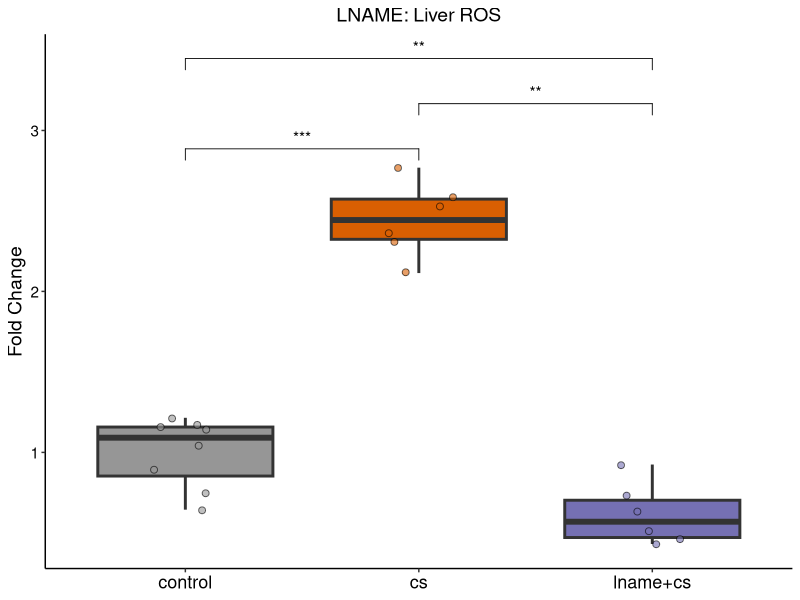
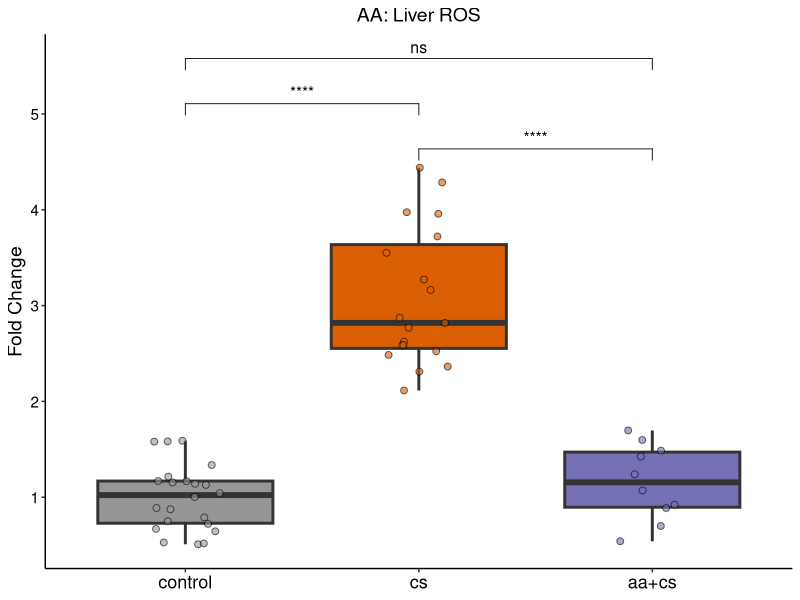
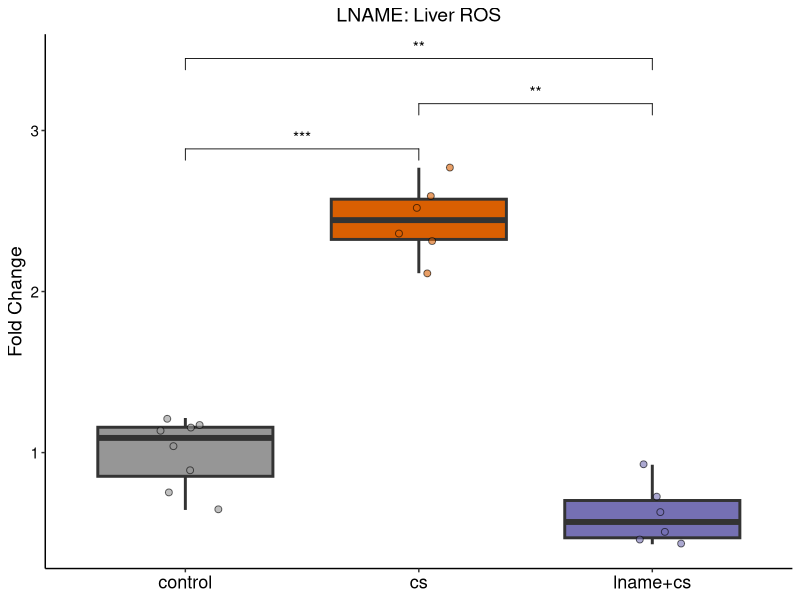
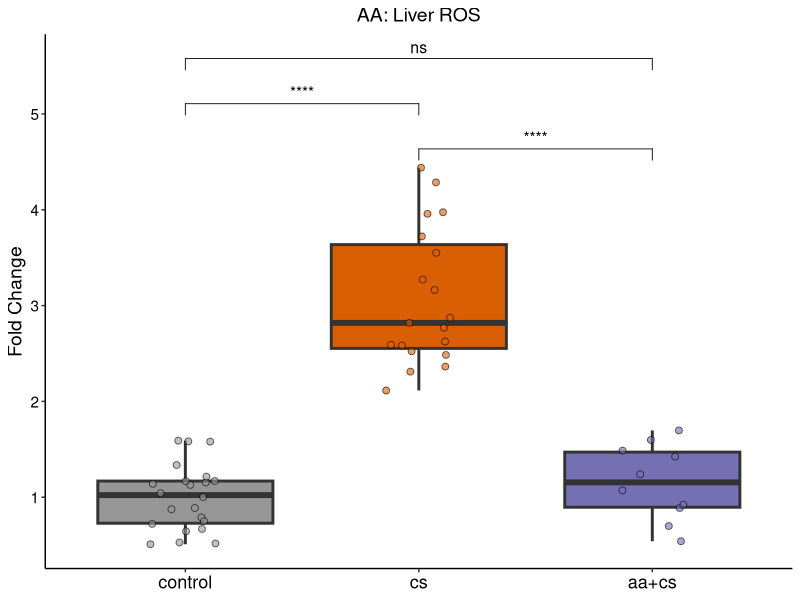

These charts were generated, in order, by the following R code:
####################
# Vascular resilience
# Liver ROS quantification: mouse
###################

# In this script, we produce box plots for ROS quantification of AA and L-NAME treated mice, and compare groups using the wilcoxon test.

# Setup -------------------------------------------------------------------
setwd(dirname(rstudioapi::getActiveDocumentContext()$path))

# load packages
library(plyr)
library(tidyverse)
library(ggpubr)
library(RColorBrewer)

# load data
ros <- read.csv("../../Rdata/Mouse/hist_ros.csv")

# set output
output.dir <- "../../Figures/mouse/boxplots/"


# Set plotting aesthetics -------------------------------------------------

box.theme <- theme(panel.grid = element_blank(),
                   axis.text = element_text(size = 11, colour = "black"),
                   strip.text = element_text(size = 14),
                   axis.title = element_text(size = 14),
                   axis.title.x = element_blank(),
                   legend.position = "none",
                   axis.text.x = element_text(size = 13),
                   plot.title = element_text(size = 14, hjust = 0.5))

# colours
cols <- brewer.pal(n = 4, "Dark2")[2:4]
cols <- c("#969696", cols)

# LNAME vs CS vs Control --------------------------------------------------

# for this comparison, we use the 2nd batch, and select lname_cs, cs, and control variable.

# subset data
ln <- filter(ros, treatment %in% c("lname_cs", "cs", "control"), batch == 2)

# prepare variables
ln$treatment <- gsub("lname_cs", "lname+cs", ln$treatment)

# prepare comparisons

ln_comparisons <-  list(c("control", "cs"),
                        c("cs", "lname+cs"),
                        c("control", "lname+cs"))

# set factor levels
ln$treatment <- factor(ln$treatment, levels = c("control", "cs", "lname+cs"))

# plot

ggplot(ln, aes(treatment, fold_change, fill = treatment)) +
  geom_boxplot(outlier.shape = NA, size = 1) +
  geom_point(position = position_jitter(0.15), shape = 21, size = 2, alpha = 0.6) +
  stat_compare_means(method = "wilcox.test", label = "p.signif", comparisons = ln_comparisons, size = 4) +
  scale_fill_manual(values = cols) +
  ggtitle("LNAME: Liver ROS") +
  theme_classic() + 
  box.theme +
  ylab("Fold Change")

# save plot
ggsave(paste0(output.dir, "mouse_ROS_lname_cs_control.pdf"),
       device = "pdf",
       dpi = 300,
       width = 3, height = 3.5)



# AA vs CS cs Control -----------------------------------------------------

# For this analysis, we use data across all batches, but select on ly aa, cs, and control treatments

aa <- filter(ros, treatment %in% c("aa_cs", "control", "cs"))
table(aa$treatment)

# set variable names
aa$treatment <- gsub("aa_cs", "aa+cs", aa$treatment)

# set comparisons

aa_comparisons = list(c("aa+cs", "cs"),
                      c("control", "cs"),
                      c("aa+cs", "control"))

# set factor levels
aa$treatment <- factor(aa$treatment, levels = c("control", "cs", "aa+cs"))

# plot
ggplot(aa, aes(treatment, fold_change, fill = treatment)) +
  geom_boxplot(outlier.shape = NA, size = 1) +
  geom_point(position = position_jitter(0.15), shape = 21, size = 2, alpha = 0.6) +
  stat_compare_means(method = "wilcox.test", label = "p.signif", comparisons = aa_comparisons, size = 4) +
  scale_fill_manual(values = cols) +
  ggtitle("AA: Liver ROS") +
  theme_classic() + 
  box.theme +
  ylab("Fold Change")

# save plot
ggsave(paste0(output.dir, "mouse_ROS_aa_cs_control.pdf"),
       device = "pdf",
       dpi = 300,
       width = 3, height = 3.5)

                      
